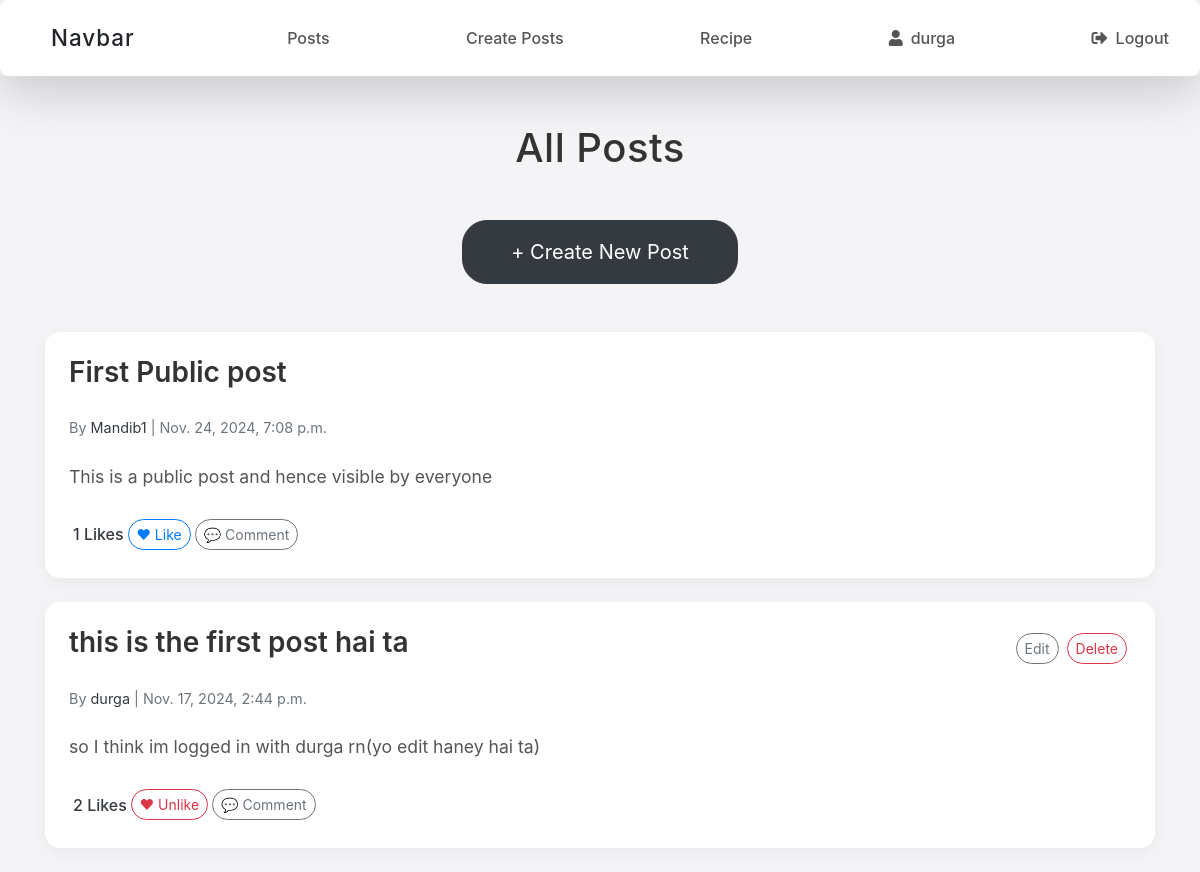
Before: /postlist/ (signed in) with the older database file.
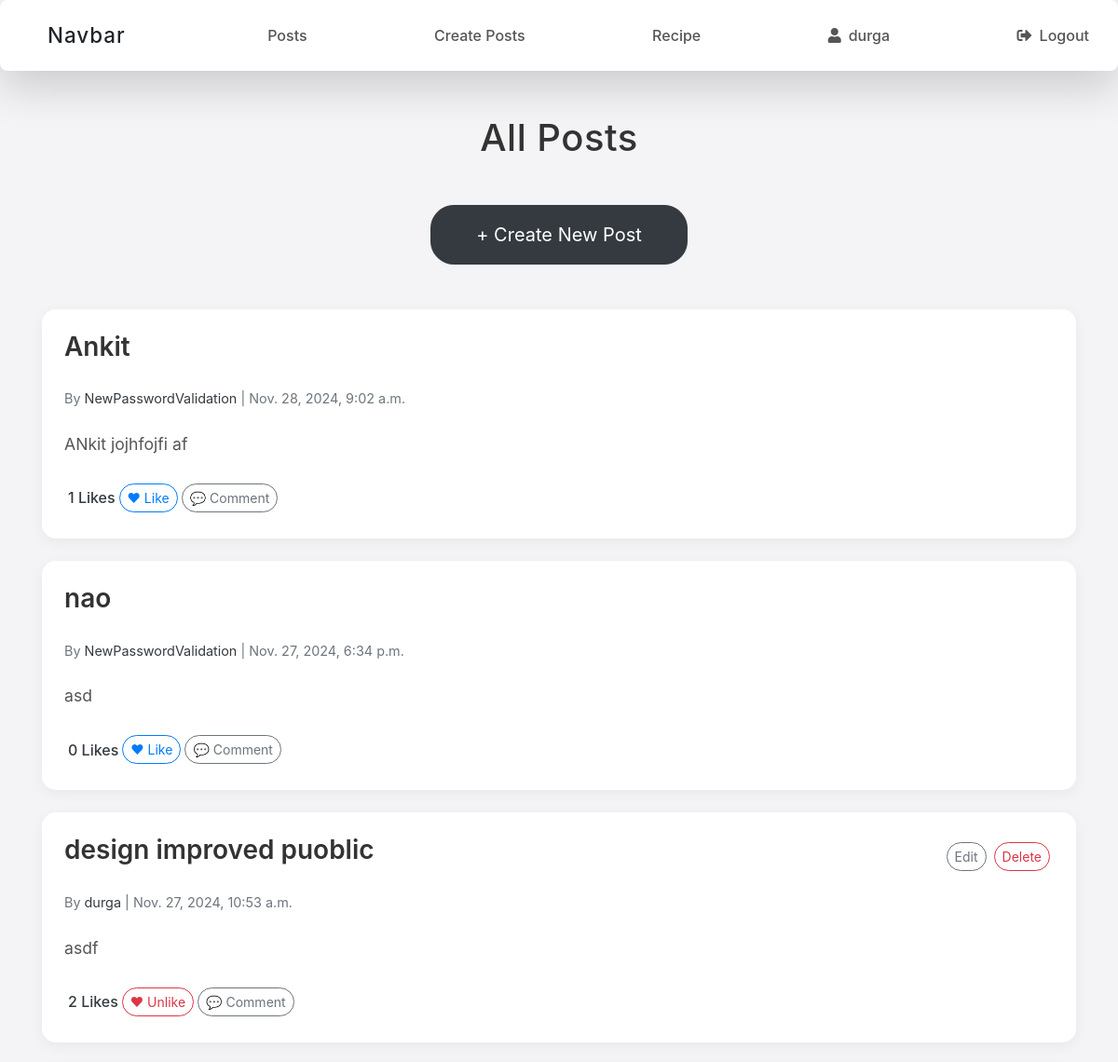
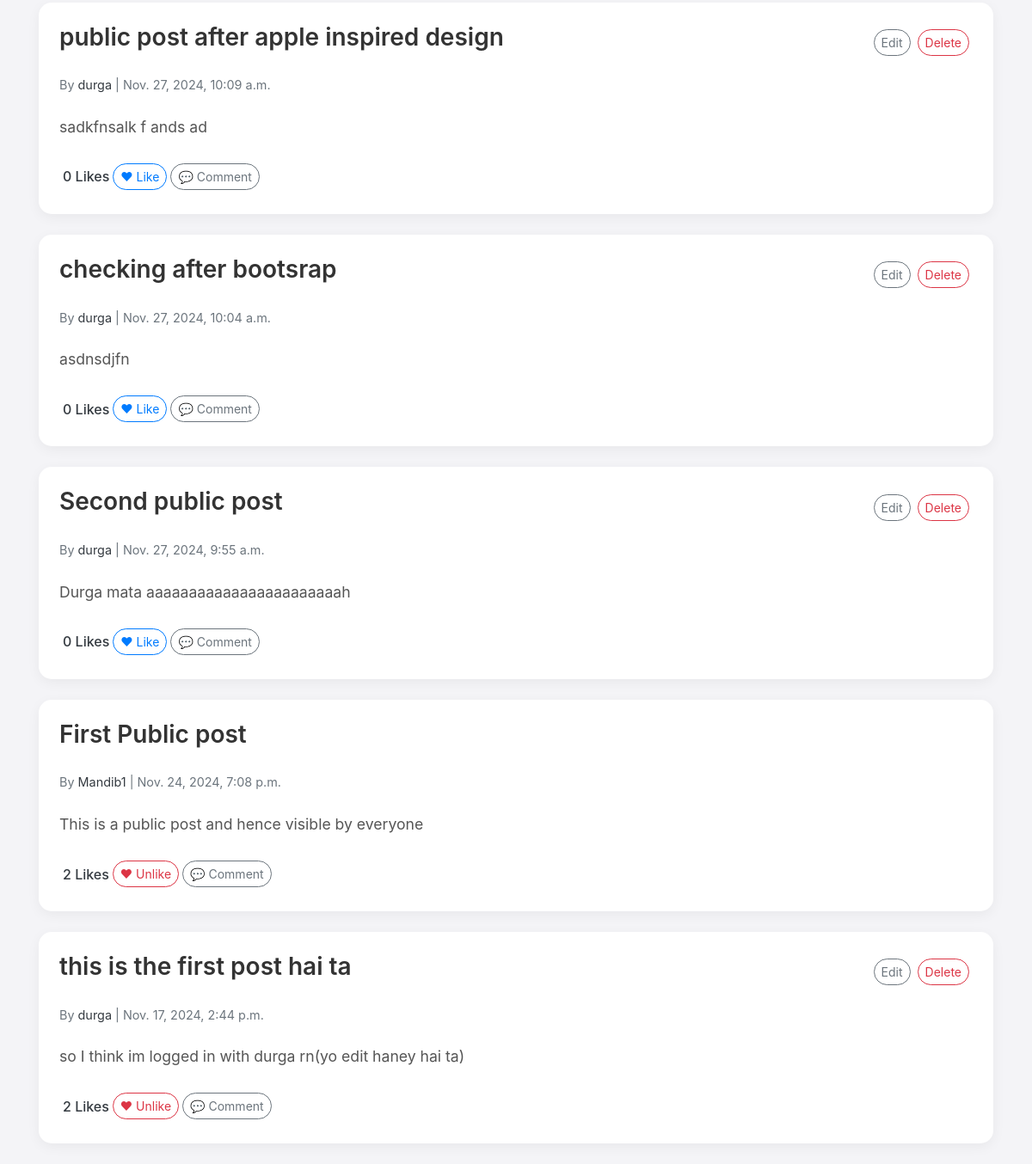
After: the same page with the newer database file (2 pictures, top to bottom).
### vege/models.py (models this page shows, shortened)
class Post(models.Model):
    PUBLIC = 'public'
    PRIVATE = 'private'
    PRIVACY_CHOICES = [
        (PUBLIC, 'Public'),
        (PRIVATE, 'Private'),
    ]
    title = models.CharField(max_length=200)
    content = models.TextField()
    created_at = models.DateTimeField(auto_now_add=True)
    author = models.ForeignKey(User, on_delete=models.CASCADE)  # Link the post to the user
    privacy = models.CharField(
        max_length = 10,
        choices= PRIVACY_CHOICES,
        default= PUBLIC,
    )

### vege/views.py (the view, shortened to what this page needs)
# urls.py: path('postlist/', post_list, name='post_list'),
def post_list(request):
    posts = Post.objects.filter(privacy = Post.PUBLIC).order_by('-created_at')
    user_likes = Like.objects.filter(user=request.user)
    liked_posts = [like.post.id for like in user_likes]
    posts_with_likes = []
    for post in posts:
        post.like_count = Like.objects.filter(post=post).count()
        liked_users = post.likes.values_list('user__username', flat=True)
        posts_with_likes.append({
            'post': post,
            'liked_users': liked_users
        })
    return render(request, 'post_list.html', {
        'posts_with_likes': posts_with_likes,
        'liked_posts': liked_posts,  # Pass liked posts to template
    })

### vege/templates/post_list.html (shortened to what this page needs)
{% extends "base.html" %}
{% block start %}
<div class="container mt-5">
    <h1 id="animated-title" class="text-center mb-5" style="font-weight: 500; letter-spacing: 0.5px; color: #333;"></h1>
    <div class="text-center mb-5">
        <a href="{% url 'create_post' %}" class="btn btn-dark btn-lg px-5 py-3" style="border-radius: 25px;">+ Create New Post</a>
    </div>
    {% for post_data in posts_with_likes %}
    <div class="card mb-4" style="border: none; border-radius: 15px; box-shadow: 0 4px 15px rgba(0, 0, 0, 0.05);">
        <div class="card-body p-4">
            <div class="d-flex justify-content-between align-items-center mb-3">
                <h3 class="card-title" style="font-weight: 600; color: #333;">{{ post_data.post.title }}</h3>
                {% if post_data.post.author == request.user %}
                <div class="d-flex gap-2">
                    <a href="{% url 'edit_post' post_data.post.id %}" class="btn btn-outline-secondary btn-sm m-1" style="border-radius: 20px;">Edit</a>
                    <a href="{% url 'delete_post' post_data.post.id %}" class="btn btn-outline-danger btn-sm m-1" style="border-radius: 18.6px;">Delete</a>
                </div>
                {% endif %}
            </div>
            <p class="text-muted mb-4" style="font-size: 0.9rem;">By <a href="{% url 'user_profile' post_data.post.author.username %}" class="text-decoration-none text-dark">{{ post_data.post.author.username }}</a> | {{ post_data.post.created_at }}</p>
            <p style="line-height: 1.6; font-size: 1.1rem; color: #555;">{{ post_data.post.content }}</p>
            <div class="d-flex justify-content-start align-items-center mt-4 gap-3">
                 <a href="#" data-toggle="modal" data-target="#likeModal{{ post_data.post.id }}" class="text-dark m-1 text-decoration-none" style="font-size: 1rem; font-weight: 500;">
                    {{ post_data.post.like_count }} Likes
                </a>
                <form method="POST" action="{% url 'post_list' %}" class="d-inline">
                    {% if post_data.post.id in liked_posts %}
                    <button type="submit" name="like" class="btn btn-outline-danger btn-sm" style="border-radius: 20px;">♥ Unlike</button>
                    {% else %}
                    <button type="submit" name="like" class="btn btn-outline-primary btn-sm" style="border-radius: 20px;">♥ Like</button>
                    {% endif %}
                </form>
                <button class="btn btn-outline-secondary btn-sm m-1" data-toggle="modal" data-target="#commentModal{{ post_data.post.id }}" style="border-radius: 20px;">💬 Comment</button>
            </div>
        </div>
    </div>
    {% endfor %}
</div>
{% endblock %}

### home/templates/base.html (shortened to what this page needs)
<!DOCTYPE html>
<html lang="en">
  <head>
    <link
      rel="stylesheet"
      href="https://cdn.jsdelivr.net/npm/bootstrap@4.3.1/dist/css/bootstrap.min.css"
    />
    <link
      href="https://maxcdn.bootstrapcdn.com/bootstrap/4.5.2/css/bootstrap.min.css"
      rel="stylesheet"
    />
    <link
      rel="stylesheet"
      href="https://cdnjs.cloudflare.com/ajax/libs/font-awesome/5.15.4/css/all.min.css"
    />
  </head>
  <body>
    <nav class="navbar p-3 shadow-lg">
      <div class="container-fluid">
        <a class="navbar-brand">Navbar</a>
        <a href="/postlist/">Posts</a>
        <a href="/create/">Create Posts</a>
        <a href="/recipes/">Recipe</a>
        {% if request.user.is_authenticated %}
        <a
          href="{% url 'user_profile' request.user.username %}"
          class=""
          ><i class="fas fa-user"></i>{{ request.user.username }}</a
        >
        <a href="/logout/" class=""><i class="fas fa-sign-out-alt"></i>Logout</a>
        {% else %}
        <a href="/login/" class=""><i class="fas fa-sign-in-alt"></i>Login</a>
        {% endif %}
      </div>
    </nav>
    {% block start %} {% endblock %}
  </body>
</html>

### home/templates/base.html (style rules this page uses)
body { font-family: -apple-system, BlinkMacSystemFont, "Segoe UI", "Roboto", "Oxygen", "Ubuntu", "Cantarell", "Fira Sans", "Droid Sans", "Helvetica Neue", sans-serif; background-color: #f4f4f7; }
nav.navbar { background-color: #ffffff; box-shadow: 0 2px 10px rgba(0, 0, 0, 0.1); border-radius: 8px; }
.navbar-brand { font-weight: 600; font-size: 1.4rem; color: #333; letter-spacing: 1px; }
.navbar a { font-weight: 500; color: #555; margin-left: 20px; transition: color 0.3s ease; display: flex; align-items: center; }
.navbar i { margin-right: 8px; }
.btn { transition: background-color 0.3s ease, color 0.3s ease; }

Changed rows visible on the page:
added Post: post "Ankit", post.author.username "NewPasswordValidation", post.created_at "Nov. 28, 2024, 9:02 a.m.", post.content "ANkit jojhfojfi af", post.like_count "1", shows "♥ Like"
added Post: post "nao", post.author.username "NewPasswordValidation", post.created_at "Nov. 27, 2024, 6:34 p.m.", post.content "asd", post.like_count "0", shows "♥ Like"
added Post: post "design improved puoblic", shows "Edit", post.author.username "durga", post.created_at "Nov. 27, 2024, 10:53 a.m.", post.content "asdf", post.like_count "2", shows "♥ Unlike"
added Post: post "public post after apple inspired design", shows "Edit", post.author.username "durga", post.created_at "Nov. 27, 2024, 10:09 a.m.", post.content "sadkfnsalk f ands ad", post.like_count "0", shows "♥ Like"
added Post: post "checking after bootsrap", shows "Edit", post.author.username "durga", post.created_at "Nov. 27, 2024, 10:04 a.m.", post.content "asdnsdjfn", post.like_count "0", shows "♥ Like"
added Post: post "Second public post", shows "Edit", post.author.username "durga", post.created_at "Nov. 27, 2024, 9:55 a.m.", post.content "Durga mata aaaaaaaaaaaaaaaaaaaaaaah", post.like_count "0", shows "♥ Like"
computed for Post "First Public post": post.like_count "1" → "2"; text "♥ Like" → "♥ Unlike"
